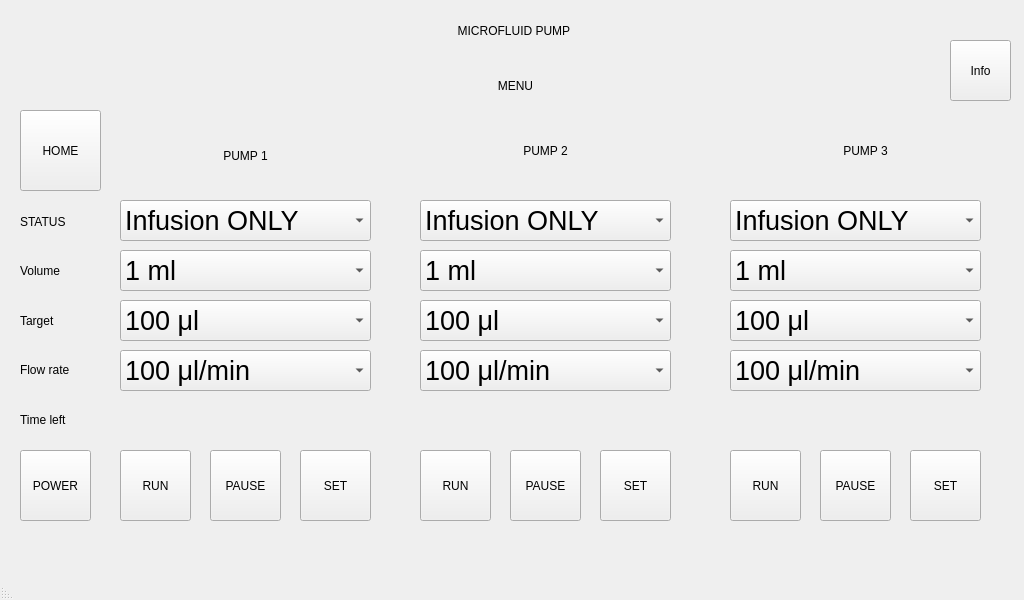
<?xml version="1.0" encoding="UTF-8"?>
<ui version="4.0">
 <class>MainWindow</class>
 <widget class="QMainWindow" name="MainWindow">
  <property name="geometry">
   <rect>
    <x>0</x>
    <y>0</y>
    <width>1024</width>
    <height>600</height>
   </rect>
  </property>
  <property name="contextMenuPolicy">
   <enum>Qt::DefaultContextMenu</enum>
  </property>
  <property name="windowTitle">
   <string>MainWindow</string>
  </property>
  <property name="layoutDirection">
   <enum>Qt::RightToLeft</enum>
  </property>
  <property name="autoFillBackground">
   <bool>false</bool>
  </property>
  <widget class="QWidget" name="centralwidget">
   <widget class="QPushButton" name="power">
    <property name="geometry">
     <rect>
      <x>20</x>
      <y>450</y>
      <width>71</width>
      <height>71</height>
     </rect>
    </property>
    <property name="text">
     <string>POWER</string>
    </property>
   </widget>
   <widget class="QPushButton" name="runP1">
    <property name="geometry">
     <rect>
      <x>120</x>
      <y>450</y>
      <width>71</width>
      <height>71</height>
     </rect>
    </property>
    <property name="text">
     <string>RUN</string>
    </property>
   </widget>
   <widget class="QPushButton" name="pauseP1">
    <property name="geometry">
     <rect>
      <x>210</x>
      <y>450</y>
      <width>71</width>
      <height>71</height>
     </rect>
    </property>
    <property name="text">
     <string>PAUSE</string>
    </property>
   </widget>
   <widget class="QPushButton" name="setP1">
    <property name="geometry">
     <rect>
      <x>300</x>
      <y>450</y>
      <width>71</width>
      <height>71</height>
     </rect>
    </property>
    <property name="text">
     <string>SET</string>
    </property>
   </widget>
   <widget class="QPushButton" name="pauseP2">
    <property name="geometry">
     <rect>
      <x>510</x>
      <y>450</y>
      <width>71</width>
      <height>71</height>
     </rect>
    </property>
    <property name="text">
     <string>PAUSE</string>
    </property>
   </widget>
   <widget class="QPushButton" name="setP2">
    <property name="geometry">
     <rect>
      <x>600</x>
      <y>450</y>
      <width>71</width>
      <height>71</height>
     </rect>
    </property>
    <property name="text">
     <string>SET</string>
    </property>
   </widget>
   <widget class="QPushButton" name="runP2">
    <property name="geometry">
     <rect>
      <x>420</x>
      <y>450</y>
      <width>71</width>
      <height>71</height>
     </rect>
    </property>
    <property name="text">
     <string>RUN</string>
    </property>
   </widget>
   <widget class="QPushButton" name="pauseP3">
    <property name="geometry">
     <rect>
      <x>820</x>
      <y>450</y>
      <width>71</width>
      <height>71</height>
     </rect>
    </property>
    <property name="text">
     <string>PAUSE</string>
    </property>
   </widget>
   <widget class="QPushButton" name="setP3">
    <property name="geometry">
     <rect>
      <x>910</x>
      <y>450</y>
      <width>71</width>
      <height>71</height>
     </rect>
    </property>
    <property name="text">
     <string>SET</string>
    </property>
   </widget>
   <widget class="QPushButton" name="runP3">
    <property name="geometry">
     <rect>
      <x>730</x>
      <y>450</y>
      <width>71</width>
      <height>71</height>
     </rect>
    </property>
    <property name="text">
     <string>RUN</string>
    </property>
   </widget>
   <widget class="QPushButton" name="home">
    <property name="geometry">
     <rect>
      <x>20</x>
      <y>110</y>
      <width>81</width>
      <height>81</height>
     </rect>
    </property>
    <property name="text">
     <string>HOME</string>
    </property>
   </widget>
   <widget class="QLabel" name="pump1">
    <property name="geometry">
     <rect>
      <x>120</x>
      <y>120</y>
      <width>251</width>
      <height>71</height>
     </rect>
    </property>
    <property name="layoutDirection">
     <enum>Qt::LeftToRight</enum>
    </property>
    <property name="text">
     <string>PUMP 1</string>
    </property>
    <property name="alignment">
     <set>Qt::AlignCenter</set>
    </property>
   </widget>
   <widget class="QLabel" name="pump2">
    <property name="geometry">
     <rect>
      <x>420</x>
      <y>110</y>
      <width>251</width>
      <height>81</height>
     </rect>
    </property>
    <property name="layoutDirection">
     <enum>Qt::LeftToRight</enum>
    </property>
    <property name="text">
     <string>PUMP 2</string>
    </property>
    <property name="alignment">
     <set>Qt::AlignCenter</set>
    </property>
   </widget>
   <widget class="QLabel" name="pump3">
    <property name="geometry">
     <rect>
      <x>740</x>
      <y>110</y>
      <width>251</width>
      <height>81</height>
     </rect>
    </property>
    <property name="layoutDirection">
     <enum>Qt::LeftToRight</enum>
    </property>
    <property name="text">
     <string>PUMP 3</string>
    </property>
    <property name="alignment">
     <set>Qt::AlignCenter</set>
    </property>
   </widget>
   <widget class="QPushButton" name="info">
    <property name="geometry">
     <rect>
      <x>950</x>
      <y>40</y>
      <width>61</width>
      <height>61</height>
     </rect>
    </property>
    <property name="text">
     <string>Info</string>
    </property>
   </widget>
   <widget class="QLabel" name="menu">
    <property name="geometry">
     <rect>
      <x>300</x>
      <y>60</y>
      <width>431</width>
      <height>51</height>
     </rect>
    </property>
    <property name="text">
     <string>MENU</string>
    </property>
    <property name="alignment">
     <set>Qt::AlignCenter</set>
    </property>
   </widget>
   <widget class="QLabel" name="namePump">
    <property name="geometry">
     <rect>
      <x>240</x>
      <y>0</y>
      <width>551</width>
      <height>61</height>
     </rect>
    </property>
    <property name="text">
     <string>MICROFLUID PUMP </string>
    </property>
    <property name="alignment">
     <set>Qt::AlignCenter</set>
    </property>
   </widget>
   <widget class="QLabel" name="logo">
    <property name="geometry">
     <rect>
      <x>20</x>
      <y>10</y>
      <width>101</width>
      <height>81</height>
     </rect>
    </property>
    <property name="text">
     <string/>
    </property>
    <property name="pixmap">
     <pixmap>8916abae7ffe8ea0d7ef.jpg</pixmap>
    </property>
    <property name="scaledContents">
     <bool>true</bool>
    </property>
   </widget>
   <widget class="QComboBox" name="statusP1">
    <property name="geometry">
     <rect>
      <x>120</x>
      <y>200</y>
      <width>251</width>
      <height>41</height>
     </rect>
    </property>
    <property name="font">
     <font>
      <pointsize>20</pointsize>
      <weight>50</weight>
      <bold>false</bold>
     </font>
    </property>
    <property name="layoutDirection">
     <enum>Qt::LeftToRight</enum>
    </property>
    <property name="autoFillBackground">
     <bool>true</bool>
    </property>
    <property name="sizeAdjustPolicy">
     <enum>QComboBox::AdjustToMinimumContentsLengthWithIcon</enum>
    </property>
    <item>
     <property name="text">
      <string>Infusion ONLY</string>
     </property>
    </item>
    <item>
     <property name="text">
      <string>Withdraw ONLY</string>
     </property>
    </item>
    <item>
     <property name="text">
      <string>Infusion/ Withdraw</string>
     </property>
    </item>
    <item>
     <property name="text">
      <string>Withdraw/Infusion</string>
     </property>
    </item>
   </widget>
   <widget class="QComboBox" name="statusP2">
    <property name="geometry">
     <rect>
      <x>420</x>
      <y>200</y>
      <width>251</width>
      <height>41</height>
     </rect>
    </property>
    <property name="font">
     <font>
      <pointsize>20</pointsize>
      <weight>50</weight>
      <bold>false</bold>
     </font>
    </property>
    <property name="layoutDirection">
     <enum>Qt::LeftToRight</enum>
    </property>
    <property name="autoFillBackground">
     <bool>true</bool>
    </property>
    <property name="sizeAdjustPolicy">
     <enum>QComboBox::AdjustToMinimumContentsLengthWithIcon</enum>
    </property>
    <item>
     <property name="text">
      <string>Infusion ONLY</string>
     </property>
    </item>
    <item>
     <property name="text">
      <string>Withdraw ONLY</string>
     </property>
    </item>
    <item>
     <property name="text">
      <string>Infusion/ Withdraw</string>
     </property>
    </item>
    <item>
     <property name="text">
      <string>Withdraw/Infusion</string>
     </property>
    </item>
   </widget>
   <widget class="QComboBox" name="statusP3">
    <property name="geometry">
     <rect>
      <x>730</x>
      <y>200</y>
      <width>251</width>
      <height>41</height>
     </rect>
    </property>
    <property name="font">
     <font>
      <pointsize>20</pointsize>
      <weight>50</weight>
      <bold>false</bold>
     </font>
    </property>
    <property name="layoutDirection">
     <enum>Qt::LeftToRight</enum>
    </property>
    <property name="autoFillBackground">
     <bool>true</bool>
    </property>
    <property name="sizeAdjustPolicy">
     <enum>QComboBox::AdjustToMinimumContentsLengthWithIcon</enum>
    </property>
    <item>
     <property name="text">
      <string>Infusion ONLY</string>
     </property>
    </item>
    <item>
     <property name="text">
      <string>Withdraw ONLY</string>
     </property>
    </item>
    <item>
     <property name="text">
      <string>Infusion/ Withdraw</string>
     </property>
    </item>
    <item>
     <property name="text">
      <string>Withdraw/Infusion</string>
     </property>
    </item>
   </widget>
   <widget class="QComboBox" name="volumeP1">
    <property name="geometry">
     <rect>
      <x>120</x>
      <y>250</y>
      <width>251</width>
      <height>41</height>
     </rect>
    </property>
    <property name="sizePolicy">
     <sizepolicy hsizetype="Maximum" vsizetype="Fixed">
      <horstretch>0</horstretch>
      <verstretch>0</verstretch>
     </sizepolicy>
    </property>
    <property name="font">
     <font>
      <pointsize>20</pointsize>
      <weight>50</weight>
      <italic>false</italic>
      <bold>false</bold>
     </font>
    </property>
    <property name="layoutDirection">
     <enum>Qt::LeftToRight</enum>
    </property>
    <property name="autoFillBackground">
     <bool>true</bool>
    </property>
    <property name="insertPolicy">
     <enum>QComboBox::InsertAtBottom</enum>
    </property>
    <item>
     <property name="text">
      <string>1 ml</string>
     </property>
    </item>
    <item>
     <property name="text">
      <string>3 ml</string>
     </property>
    </item>
    <item>
     <property name="text">
      <string>5 ml</string>
     </property>
    </item>
    <item>
     <property name="text">
      <string>10 ml</string>
     </property>
    </item>
    <item>
     <property name="text">
      <string>20 ml</string>
     </property>
    </item>
    <item>
     <property name="text">
      <string>50 ml</string>
     </property>
    </item>
   </widget>
   <widget class="QComboBox" name="targetP1">
    <property name="geometry">
     <rect>
      <x>120</x>
      <y>300</y>
      <width>251</width>
      <height>41</height>
     </rect>
    </property>
    <property name="font">
     <font>
      <pointsize>20</pointsize>
      <weight>50</weight>
      <italic>false</italic>
      <bold>false</bold>
     </font>
    </property>
    <property name="layoutDirection">
     <enum>Qt::LeftToRight</enum>
    </property>
    <item>
     <property name="text">
      <string>100 μl</string>
     </property>
    </item>
    <item>
     <property name="text">
      <string>200 μl</string>
     </property>
    </item>
    <item>
     <property name="text">
      <string>300 μl</string>
     </property>
    </item>
    <item>
     <property name="text">
      <string>400 μl</string>
     </property>
    </item>
    <item>
     <property name="text">
      <string>500 μl</string>
     </property>
    </item>
    <item>
     <property name="text">
      <string>600 μl</string>
     </property>
    </item>
    <item>
     <property name="text">
      <string>700 μl</string>
     </property>
    </item>
    <item>
     <property name="text">
      <string>800 μl</string>
     </property>
    </item>
    <item>
     <property name="text">
      <string>900 μl</string>
     </property>
    </item>
    <item>
     <property name="text">
      <string>1000 μl</string>
     </property>
    </item>
   </widget>
   <widget class="QComboBox" name="flowRateP1">
    <property name="geometry">
     <rect>
      <x>120</x>
      <y>350</y>
      <width>251</width>
      <height>41</height>
     </rect>
    </property>
    <property name="font">
     <font>
      <pointsize>20</pointsize>
      <weight>50</weight>
      <italic>false</italic>
      <bold>false</bold>
     </font>
    </property>
    <property name="layoutDirection">
     <enum>Qt::LeftToRight</enum>
    </property>
    <item>
     <property name="text">
      <string>100 μl/min</string>
     </property>
    </item>
    <item>
     <property name="text">
      <string>500 μl/min</string>
     </property>
    </item>
    <item>
     <property name="text">
      <string>1000 μl/min</string>
     </property>
    </item>
   </widget>
   <widget class="QComboBox" name="volumeP2">
    <property name="geometry">
     <rect>
      <x>420</x>
      <y>250</y>
      <width>251</width>
      <height>41</height>
     </rect>
    </property>
    <property name="sizePolicy">
     <sizepolicy hsizetype="Maximum" vsizetype="Fixed">
      <horstretch>0</horstretch>
      <verstretch>0</verstretch>
     </sizepolicy>
    </property>
    <property name="font">
     <font>
      <pointsize>20</pointsize>
      <weight>50</weight>
      <italic>false</italic>
      <bold>false</bold>
     </font>
    </property>
    <property name="layoutDirection">
     <enum>Qt::LeftToRight</enum>
    </property>
    <property name="autoFillBackground">
     <bool>true</bool>
    </property>
    <property name="insertPolicy">
     <enum>QComboBox::InsertAtBottom</enum>
    </property>
    <item>
     <property name="text">
      <string>1 ml</string>
     </property>
    </item>
    <item>
     <property name="text">
      <string>3 ml</string>
     </property>
    </item>
    <item>
     <property name="text">
      <string>5 ml</string>
     </property>
    </item>
    <item>
     <property name="text">
      <string>10 ml</string>
     </property>
    </item>
    <item>
     <property name="text">
      <string>20 ml</string>
     </property>
    </item>
    <item>
     <property name="text">
      <string>50 ml</string>
     </property>
    </item>
   </widget>
   <widget class="QComboBox" name="targetP2">
    <property name="geometry">
     <rect>
      <x>420</x>
      <y>300</y>
      <width>251</width>
      <height>41</height>
     </rect>
    </property>
    <property name="font">
     <font>
      <pointsize>20</pointsize>
      <weight>50</weight>
      <italic>false</italic>
      <bold>false</bold>
     </font>
    </property>
    <property name="layoutDirection">
     <enum>Qt::LeftToRight</enum>
    </property>
    <item>
     <property name="text">
      <string>100 μl</string>
     </property>
    </item>
    <item>
     <property name="text">
      <string>200 μl</string>
     </property>
    </item>
    <item>
     <property name="text">
      <string>300 μl</string>
     </property>
    </item>
    <item>
     <property name="text">
      <string>400 μl</string>
     </property>
    </item>
    <item>
     <property name="text">
      <string>500 μl</string>
     </property>
    </item>
    <item>
     <property name="text">
      <string>600 μl</string>
     </property>
    </item>
    <item>
     <property name="text">
      <string>700 μl</string>
     </property>
    </item>
    <item>
     <property name="text">
      <string>800 μl</string>
     </property>
    </item>
    <item>
     <property name="text">
      <string>900 μl</string>
     </property>
    </item>
    <item>
     <property name="text">
      <string>1000 μl</string>
     </property>
    </item>
   </widget>
   <widget class="QComboBox" name="flowRateP2">
    <property name="geometry">
     <rect>
      <x>420</x>
      <y>350</y>
      <width>251</width>
      <height>41</height>
     </rect>
    </property>
    <property name="font">
     <font>
      <pointsize>20</pointsize>
      <weight>50</weight>
      <italic>false</italic>
      <bold>false</bold>
     </font>
    </property>
    <property name="layoutDirection">
     <enum>Qt::LeftToRight</enum>
    </property>
    <item>
     <property name="text">
      <string>100 μl/min</string>
     </property>
    </item>
    <item>
     <property name="text">
      <string>500 μl/min</string>
     </property>
    </item>
    <item>
     <property name="text">
      <string>1000 μl/min</string>
     </property>
    </item>
   </widget>
   <widget class="QComboBox" name="volumeP3">
    <property name="geometry">
     <rect>
      <x>730</x>
      <y>250</y>
      <width>251</width>
      <height>41</height>
     </rect>
    </property>
    <property name="sizePolicy">
     <sizepolicy hsizetype="Maximum" vsizetype="Fixed">
      <horstretch>0</horstretch>
      <verstretch>0</verstretch>
     </sizepolicy>
    </property>
    <property name="font">
     <font>
      <pointsize>20</pointsize>
      <weight>50</weight>
      <italic>false</italic>
      <bold>false</bold>
     </font>
    </property>
    <property name="layoutDirection">
     <enum>Qt::LeftToRight</enum>
    </property>
    <property name="autoFillBackground">
     <bool>true</bool>
    </property>
    <property name="insertPolicy">
     <enum>QComboBox::InsertAtBottom</enum>
    </property>
    <item>
     <property name="text">
      <string>1 ml</string>
     </property>
    </item>
    <item>
     <property name="text">
      <string>3 ml</string>
     </property>
    </item>
    <item>
     <property name="text">
      <string>5 ml</string>
     </property>
    </item>
    <item>
     <property name="text">
      <string>10 ml</string>
     </property>
    </item>
    <item>
     <property name="text">
      <string>20 ml</string>
     </property>
    </item>
    <item>
     <property name="text">
      <string>50 ml</string>
     </property>
    </item>
   </widget>
   <widget class="QComboBox" name="targetP3">
    <property name="geometry">
     <rect>
      <x>730</x>
      <y>300</y>
      <width>251</width>
      <height>41</height>
     </rect>
    </property>
    <property name="font">
     <font>
      <pointsize>20</pointsize>
      <weight>50</weight>
      <italic>false</italic>
      <bold>false</bold>
     </font>
    </property>
    <property name="layoutDirection">
     <enum>Qt::LeftToRight</enum>
    </property>
    <item>
     <property name="text">
      <string>100 μl</string>
     </property>
    </item>
    <item>
     <property name="text">
      <string>200 μl</string>
     </property>
    </item>
    <item>
     <property name="text">
      <string>300 μl</string>
     </property>
    </item>
    <item>
     <property name="text">
      <string>400 μl</string>
     </property>
    </item>
    <item>
     <property name="text">
      <string>500 μl</string>
     </property>
    </item>
    <item>
     <property name="text">
      <string>600 μl</string>
     </property>
    </item>
    <item>
     <property name="text">
      <string>700 μl</string>
     </property>
    </item>
    <item>
     <property name="text">
      <string>800 μl</string>
     </property>
    </item>
    <item>
     <property name="text">
      <string>900 μl</string>
     </property>
    </item>
    <item>
     <property name="text">
      <string>1000 μl</string>
     </property>
    </item>
   </widget>
   <widget class="QComboBox" name="flowRateP3">
    <property name="geometry">
     <rect>
      <x>730</x>
      <y>350</y>
      <width>251</width>
      <height>41</height>
     </rect>
    </property>
    <property name="font">
     <font>
      <pointsize>20</pointsize>
      <weight>50</weight>
      <italic>false</italic>
      <bold>false</bold>
     </font>
    </property>
    <property name="layoutDirection">
     <enum>Qt::LeftToRight</enum>
    </property>
    <item>
     <property name="text">
      <string>100 μl/min</string>
     </property>
    </item>
    <item>
     <property name="text">
      <string>500 μl/min</string>
     </property>
    </item>
    <item>
     <property name="text">
      <string>1000 μl/min</string>
     </property>
    </item>
   </widget>
   <widget class="QWidget" name="layoutWidget">
    <property name="geometry">
     <rect>
      <x>20</x>
      <y>200</y>
      <width>81</width>
      <height>241</height>
     </rect>
    </property>
    <layout class="QVBoxLayout" name="verticalLayout">
     <item>
      <widget class="QLabel" name="status">
       <property name="text">
        <string>STATUS</string>
       </property>
      </widget>
     </item>
     <item>
      <widget class="QLabel" name="volume">
       <property name="text">
        <string>Volume</string>
       </property>
      </widget>
     </item>
     <item>
      <widget class="QLabel" name="target">
       <property name="text">
        <string>Target</string>
       </property>
      </widget>
     </item>
     <item>
      <widget class="QLabel" name="flowRate">
       <property name="text">
        <string>Flow rate</string>
       </property>
      </widget>
     </item>
     <item>
      <widget class="QLabel" name="timeLeft">
       <property name="text">
        <string>Time left</string>
       </property>
      </widget>
     </item>
    </layout>
   </widget>
  </widget>
  <widget class="QMenuBar" name="menubar">
   <property name="geometry">
    <rect>
     <x>0</x>
     <y>0</y>
     <width>1024</width>
     <height>28</height>
    </rect>
   </property>
  </widget>
  <widget class="QStatusBar" name="statusbar"/>
 </widget>
 <resources/>
 <connections/>
</ui>
